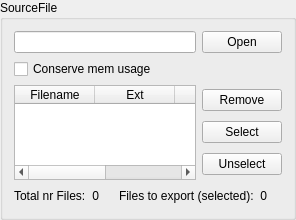
<?xml version="1.0" encoding="UTF-8"?>
<ui version="4.0">
 <class>SourceFile</class>
 <widget class="QGroupBox" name="SourceFile">
  <property name="geometry">
   <rect>
    <x>0</x>
    <y>0</y>
    <width>296</width>
    <height>220</height>
   </rect>
  </property>
  <property name="minimumSize">
   <size>
    <width>0</width>
    <height>170</height>
   </size>
  </property>
  <property name="windowTitle">
   <string>SourceFile</string>
  </property>
  <property name="title">
   <string>SourceFile</string>
  </property>
  <layout class="QVBoxLayout" name="verticalLayout" stretch="0,0,0,0">
   <item>
    <layout class="QHBoxLayout" name="horizontalLayout">
     <item>
      <widget class="QLineEdit" name="filename_edit">
       <property name="enabled">
        <bool>true</bool>
       </property>
       <property name="text">
        <string/>
       </property>
       <property name="alignment">
        <set>Qt::AlignRight|Qt::AlignTrailing|Qt::AlignVCenter</set>
       </property>
       <property name="readOnly">
        <bool>true</bool>
       </property>
      </widget>
     </item>
     <item>
      <widget class="QPushButton" name="open_button">
       <property name="sizePolicy">
        <sizepolicy hsizetype="Minimum" vsizetype="Fixed">
         <horstretch>0</horstretch>
         <verstretch>0</verstretch>
        </sizepolicy>
       </property>
       <property name="text">
        <string>Open</string>
       </property>
      </widget>
     </item>
    </layout>
   </item>
   <item>
    <widget class="QCheckBox" name="lim_mem_check">
     <property name="text">
      <string>Conserve mem usage</string>
     </property>
    </widget>
   </item>
   <item>
    <layout class="QHBoxLayout" name="horizontalLayout_2">
     <item>
      <widget class="QTableWidget" name="file_tbl">
       <property name="sizePolicy">
        <sizepolicy hsizetype="Expanding" vsizetype="Minimum">
         <horstretch>0</horstretch>
         <verstretch>0</verstretch>
        </sizepolicy>
       </property>
       <property name="selectionMode">
        <enum>QAbstractItemView::ExtendedSelection</enum>
       </property>
       <property name="selectionBehavior">
        <enum>QAbstractItemView::SelectRows</enum>
       </property>
       <property name="textElideMode">
        <enum>Qt::ElideLeft</enum>
       </property>
       <attribute name="horizontalHeaderDefaultSectionSize">
        <number>80</number>
       </attribute>
       <attribute name="horizontalHeaderMinimumSectionSize">
        <number>19</number>
       </attribute>
       <attribute name="verticalHeaderVisible">
        <bool>false</bool>
       </attribute>
       <attribute name="verticalHeaderDefaultSectionSize">
        <number>25</number>
       </attribute>
       <column>
        <property name="text">
         <string>Filename</string>
        </property>
       </column>
       <column>
        <property name="text">
         <string>Ext</string>
        </property>
       </column>
       <column>
        <property name="text">
         <string>Type</string>
        </property>
       </column>
       <column>
        <property name="text">
         <string>Location</string>
        </property>
       </column>
      </widget>
     </item>
     <item>
      <layout class="QVBoxLayout" name="verticalLayout_2">
       <item>
        <widget class="QPushButton" name="remove_btn">
         <property name="text">
          <string>Remove</string>
         </property>
        </widget>
       </item>
       <item>
        <widget class="QPushButton" name="select_btn">
         <property name="text">
          <string>Select</string>
         </property>
        </widget>
       </item>
       <item>
        <widget class="QPushButton" name="unselect_btn">
         <property name="text">
          <string>Unselect</string>
         </property>
        </widget>
       </item>
      </layout>
     </item>
    </layout>
   </item>
   <item>
    <layout class="QHBoxLayout" name="horizontalLayout_3">
     <item>
      <widget class="QLabel" name="label">
       <property name="text">
        <string>Total nr Files:</string>
       </property>
      </widget>
     </item>
     <item>
      <widget class="QLabel" name="nrfiles_label">
       <property name="text">
        <string>0</string>
       </property>
       <property name="alignment">
        <set>Qt::AlignRight|Qt::AlignTrailing|Qt::AlignVCenter</set>
       </property>
      </widget>
     </item>
     <item>
      <spacer name="horizontalSpacer">
       <property name="orientation">
        <enum>Qt::Horizontal</enum>
       </property>
       <property name="sizeHint" stdset="0">
        <size>
         <width>40</width>
         <height>20</height>
        </size>
       </property>
      </spacer>
     </item>
     <item>
      <widget class="QLabel" name="label_3">
       <property name="text">
        <string>Files to export (selected):</string>
       </property>
      </widget>
     </item>
     <item>
      <widget class="QLabel" name="nrselected_label">
       <property name="text">
        <string>0</string>
       </property>
       <property name="alignment">
        <set>Qt::AlignRight|Qt::AlignTrailing|Qt::AlignVCenter</set>
       </property>
      </widget>
     </item>
     <item>
      <spacer name="horizontalSpacer_2">
       <property name="orientation">
        <enum>Qt::Horizontal</enum>
       </property>
       <property name="sizeHint" stdset="0">
        <size>
         <width>40</width>
         <height>20</height>
        </size>
       </property>
      </spacer>
     </item>
    </layout>
   </item>
  </layout>
 </widget>
 <resources/>
 <connections>
  <connection>
   <sender>open_button</sender>
   <signal>clicked(bool)</signal>
   <receiver>SourceFile</receiver>
   <slot>OpenFile()</slot>
   <hints>
    <hint type="sourcelabel">
     <x>254</x>
     <y>37</y>
    </hint>
    <hint type="destinationlabel">
     <x>276</x>
     <y>12</y>
    </hint>
   </hints>
  </connection>
  <connection>
   <sender>remove_btn</sender>
   <signal>clicked()</signal>
   <receiver>SourceFile</receiver>
   <slot>Remove()</slot>
   <hints>
    <hint type="sourcelabel">
     <x>264</x>
     <y>76</y>
    </hint>
    <hint type="destinationlabel">
     <x>307</x>
     <y>121</y>
    </hint>
   </hints>
  </connection>
  <connection>
   <sender>select_btn</sender>
   <signal>clicked()</signal>
   <receiver>SourceFile</receiver>
   <slot>Select()</slot>
   <hints>
    <hint type="sourcelabel">
     <x>264</x>
     <y>103</y>
    </hint>
    <hint type="destinationlabel">
     <x>297</x>
     <y>178</y>
    </hint>
   </hints>
  </connection>
  <connection>
   <sender>unselect_btn</sender>
   <signal>clicked()</signal>
   <receiver>SourceFile</receiver>
   <slot>Unselect()</slot>
   <hints>
    <hint type="sourcelabel">
     <x>264</x>
     <y>129</y>
    </hint>
    <hint type="destinationlabel">
     <x>268</x>
     <y>239</y>
    </hint>
   </hints>
  </connection>
  <connection>
   <sender>file_tbl</sender>
   <signal>cellClicked(int,int)</signal>
   <receiver>SourceFile</receiver>
   <slot>RowDoubleClicked(int,int)</slot>
   <hints>
    <hint type="sourcelabel">
     <x>98</x>
     <y>118</y>
    </hint>
    <hint type="destinationlabel">
     <x>125</x>
     <y>47</y>
    </hint>
   </hints>
  </connection>
  <connection>
   <sender>file_tbl</sender>
   <signal>cellChanged(int,int)</signal>
   <receiver>SourceFile</receiver>
   <slot>CellValueChanged(int,int)</slot>
   <hints>
    <hint type="sourcelabel">
     <x>66</x>
     <y>85</y>
    </hint>
    <hint type="destinationlabel">
     <x>82</x>
     <y>46</y>
    </hint>
   </hints>
  </connection>
 </connections>
 <slots>
  <slot>OpenFile()</slot>
  <slot>Remove()</slot>
  <slot>Select()</slot>
  <slot>Unselect()</slot>
  <slot>RowDoubleClicked(int,int)</slot>
  <slot>CellValueChanged(int,int)</slot>
 </slots>
</ui>
